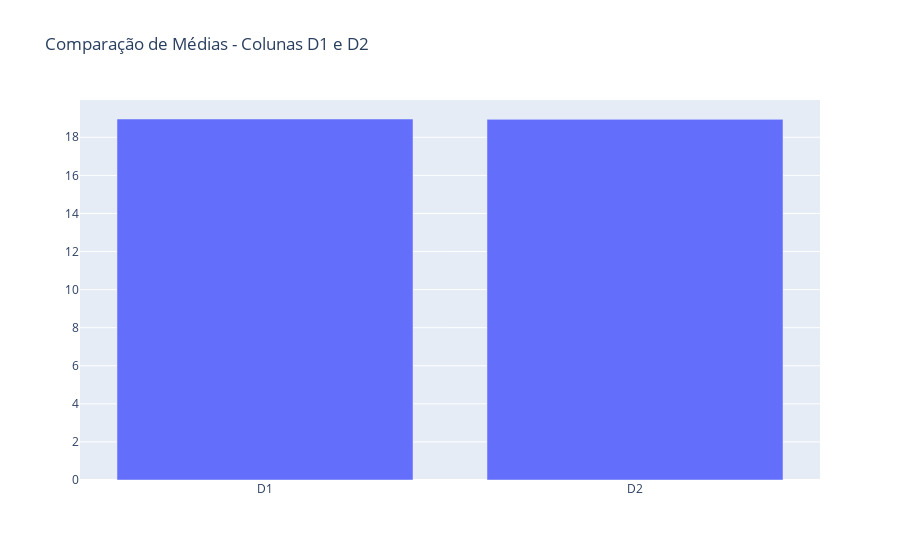

The code cell stored with this chart in its notebook:
### Markdown cell above
# Gráfico de Barras - Comparando média das medidas

### Code cell
media_D1 = df['D1'].mean()
media_D2 = df['D2'].mean()

dados_barra = go.Bar(x=['D1', 'D2'], y=[media_D1, media_D2])

layout = go.Layout(title='Comparação de Médias - Colunas D1 e D2')

fig = go.Figure(data=dados_barra, layout=layout)

fig.show()

### Figure 1 — Plotly figure (JSON) as saved in the notebook; plotly's stock layout.template omitted (floating-point values rounded to 4 significant figures)
{"data": [{"type": "bar", "x": ["D1", "D2"], "y": [18.96, 18.94]}], "layout": {"autosize": true, "title": {"text": "Comparação de Médias - Colunas D1 e D2"}, "xaxis": {"autorange": true, "range": [-0.5, 1.5], "type": "category"}, "yaxis": {"autorange": true, "range": [0, 19.96], "type": "linear"}}}
